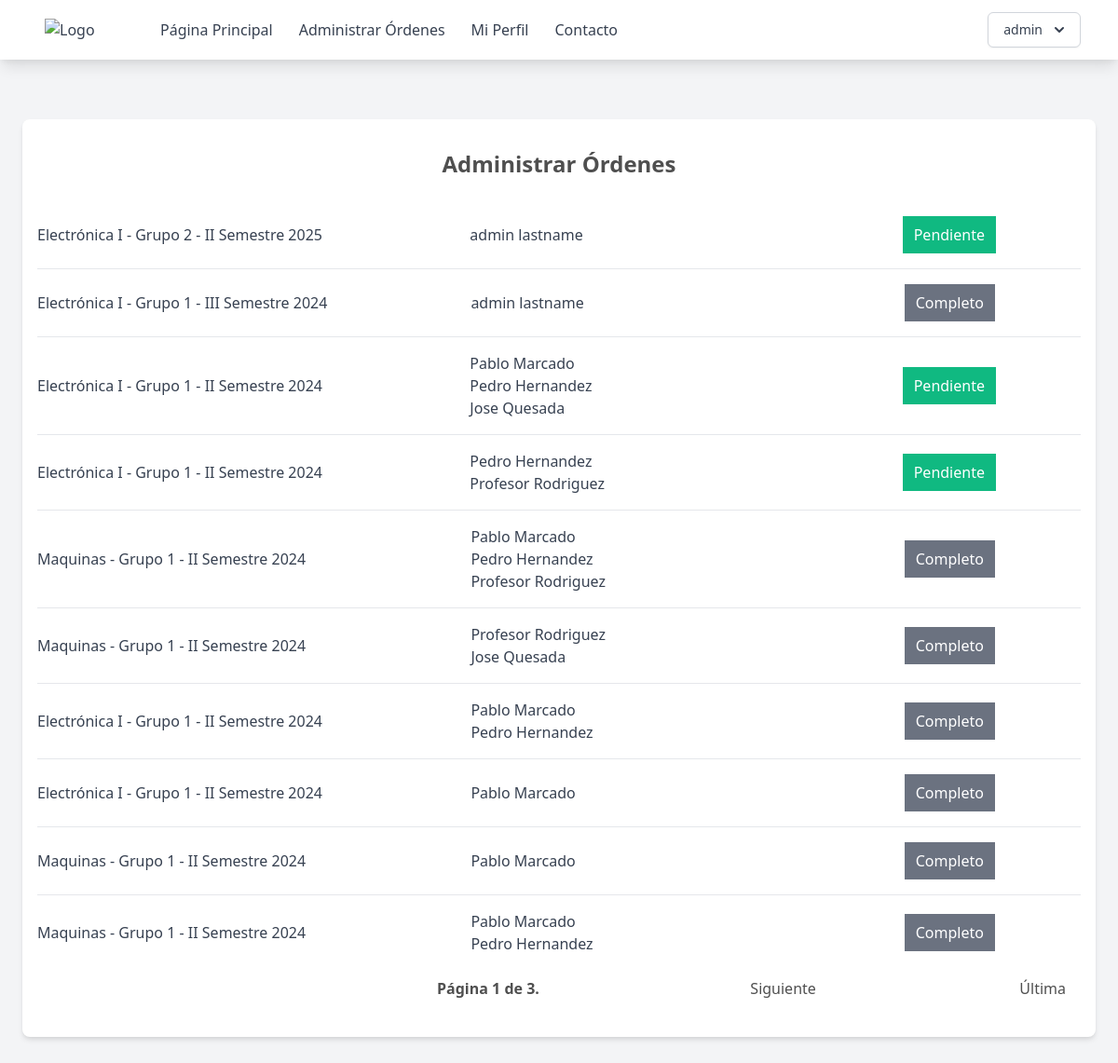
The app's page /administrar-ordenes (signed in), older data.
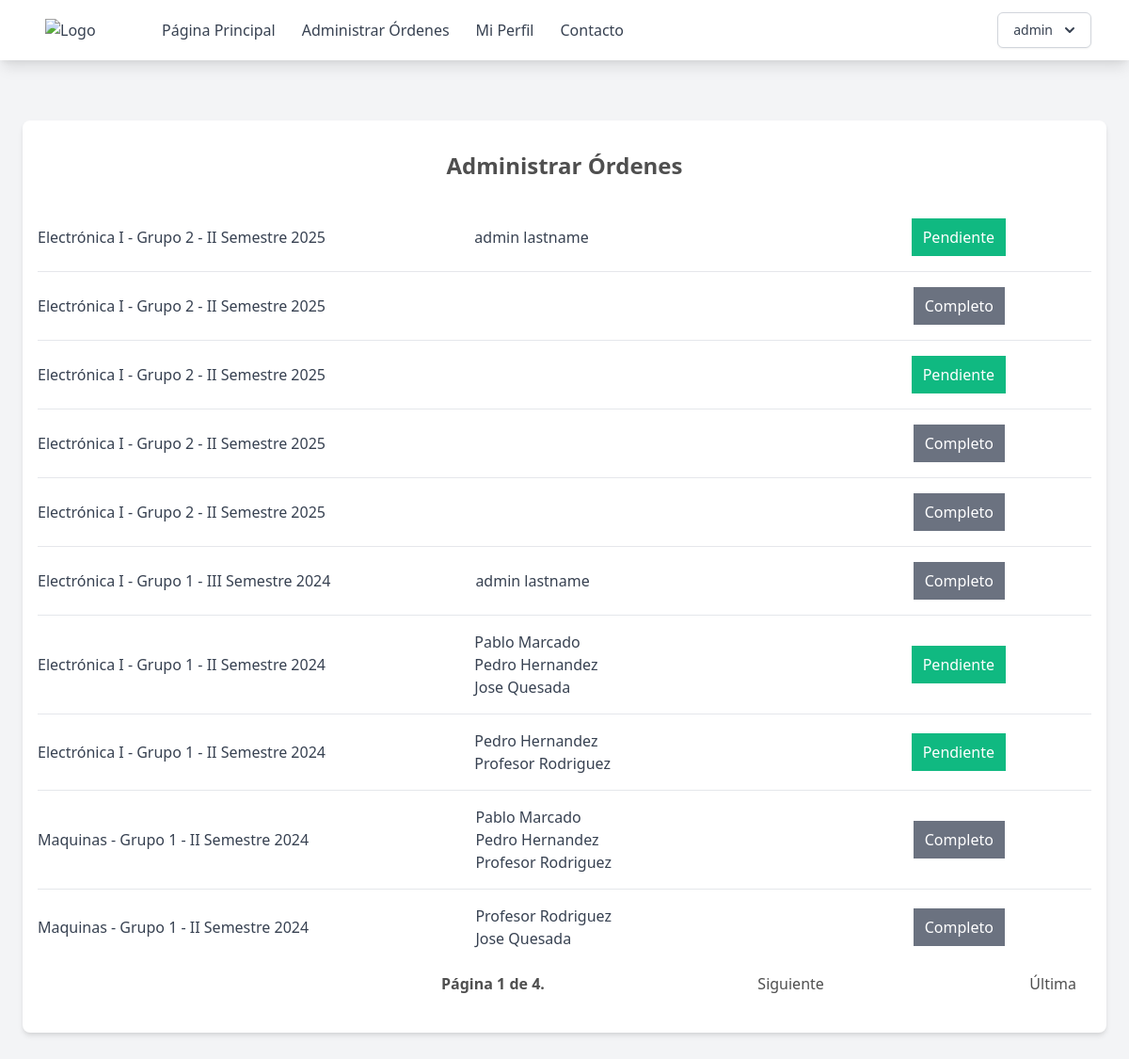
The same page, newer data.
### supply_room/models.py (models this page shows, shortened)
class Order(models.Model):
    group = models.ForeignKey(
        ClassGroups,
        related_name="order_group",
        on_delete=models.CASCADE,
        verbose_name="Grupo",
    )
    student = models.ManyToManyField(
        Users,
        related_name="Order_student",
        through=Users.orders.through,
        blank=True,
        verbose_name="Estudiantes",
    )
    @property
    def needs_attention(self):
        order_items = ItemOrder.objects.filter(order=self)
        if any([item.status == "Solicitado" for item in order_items]):
            return "pendiente"
        if any([item.status == "Prestado" for item in order_items]):
            return "prestado"
        return "completado"

class ClassGroups(models.Model):
    number = models.PositiveIntegerField(verbose_name="Numero de Curso:")
    year = models.PositiveIntegerField(verbose_name="Año", default=2024)
    term = models.CharField(
        max_length=3, choices=TERM_CHOICES, default="I", verbose_name="Semestre"
    )
    professor = models.ForeignKey(
        Users,
        related_name="group_professor",
        on_delete=models.PROTECT,
        verbose_name="Profesor",
    )
    class_id = models.ForeignKey(Class, on_delete=models.PROTECT, verbose_name="Clase")
    student = models.ManyToManyField(
        Users,
        related_name="group_student",
        through=Users.groups.through,
        blank=True,
        verbose_name="Estudiantes",
    )
    @property
    def semester(self):
        return f"{self.term} Semestre {str(self.year)}"

class Class(models.Model):
    name = models.CharField(max_length=200)
    code = models.CharField(max_length=200)

class Users(AbstractUser):
    name = models.CharField(max_length=200)
    email = models.EmailField(unique=True)
    role = models.CharField(max_length=200, choices=ROLE_CHOICES, default="student")
    student_id = models.CharField(max_length=200, null=True, blank=True)
    username = models.CharField(max_length=50, null=True)
    groups = models.ManyToManyField(
        "ClassGroups", related_name="group_student", blank=True
    )
    orders = models.ManyToManyField("Order", related_name="order_student", blank=True)
    objects = CustomUserManager()
    USERNAME_FIELD = "email"
    REQUIRED_FIELDS = ["name", "role"]

### supply_room/views.py (the view)
class AdminOrderList(AdminRoleCheck, ListView):
    model = Order
    paginate_by = 10
    def get_queryset(self, *args, **kwargs):
        qs = super(AdminOrderList, self).get_queryset(*args, **kwargs)
        qs = qs.order_by("-group__year", "-group__term")
        return qs

### supply_room/utils.py (called while the page is built)
    def test_func(self):
        return self.request.user.role == "admin"

### templates/page/administrar-ordenes.html (shortened to what this page needs)
{% extends "base.html" %} {% block content %}
<div class="max-w-6xl mx-auto px-4 py-8 bg-white rounded-lg shadow-md mt-16">
    <h2 class="text-2xl font-bold mb-6 text-center">Administrar Órdenes</h2>
    <ul class="divide-y divide-gray-200">
        {% for object in object_list %}
        <li class="py-4">
            <a href="{% url 'admin-orden' object.pk %}" class="flex justify-between items-center  ">
                <div  class="text-gray-700 w-1/3">{{ object.group.class_id.name }} - Grupo {{ object.group.number }} - {{ object.group.semester }} </div>
                <ul class=" w-1/3">
                    {% for member in object.student.all %}
                    <li  class="text-gray-700">{{ member.name }}</li>
                    {% endfor %}
                </ul>
                {% if object.needs_attention|slugify == 'pendiente' %}
                    <div class="py-2 px-3 bg-green-500 text-white">Pendiente</div>
                {% endif %}
                {% if object.needs_attention|slugify == 'completado' %}
                    <div class="py-2 px-3 bg-gray-500 text-white">Completo</div>
                {% endif %}
            </a>
        </li>
        {% empty %}
        <li class="py-4 text-center text-gray-500">No objects yet.</li>
        {% endfor %}
    </ul>
    <div class="pagination ">
    <div class="step-links flex w-full justify-between items-center p-2">
        <span class="current font-bold mx-4">
            Página {{ page_obj.number }} de {{ page_obj.paginator.num_pages }}.
        </span>
        {% if page_obj.has_next %}
        <a href="?page={{ page_obj.next_page_number }}" class="mx-2">Siguiente</a>
        <a href="?page={{ page_obj.paginator.num_pages }}" class="mx-2">Última</a>
        {% else %}
        <div></div>
        <div></div>
        {% endif %}
    </div>
</div>
</div>
{% endblock %}

### templates/base.html (shortened to what this page needs)
{% load static %}
<!DOCTYPE html>
<html lang="en">
  <head>
    <link href="{% static 'output.css' %}" rel="stylesheet" />
    <link href="https://cdn.jsdelivr.net/npm/tailwindcss@2.2.19/dist/tailwind.min.css" rel="stylesheet">
  </head>
  <body class="bg-gray-100 h-full min-h-screen">
    <nav class="bg-white shadow-lg">
      <div class="max-w-6xl mx-auto px-4">
        <div class="flex justify-between">
          <div class="flex space-x-4">
            <div>
              <a href="{% url 'home' %}" class="flex items-center py-5 px-2 text-gray-700">
                <img src="https://eie.ucr.ac.cr/static/img/logos/EIE_v.png" alt="Logo" class="w-20 mr-2">
              </a>
            </div>
            <div class="hidden md:flex items-center space-x-1">
              <a href="{% url 'home' %}" class="py-5 px-3 text-gray-700 hover:text-gray-900">Página Principal</a>
              {% if user.role == 'admin' %}
              <a href="{% url 'administrar-ordenes' %}" class="py-5 px-3 text-gray-700 hover:text-gray-900">Administrar Órdenes</a>
              {% endif %}
              <a href="{% url 'perfil' %}" class="py-5 px-3 text-gray-700 hover:text-gray-900">Mi Perfil</a>
              <a href="#" class="py-5 px-3 text-gray-700 hover:text-gray-900">Contacto</a>
            </div>
          </div>
          {% if user.is_authenticated %}
          <div class="hidden md:flex items-center space-x-1">
            <div class="relative inline-block text-left">
              <div>
                <button type="button" class="inline-flex justify-center w-full rounded-md border border-gray-300 shadow-sm px-4 py-2 bg-white text-sm font-medium text-gray-700 hover:bg-gray-50 focus:outline-none" id="menu-button" aria-expanded="true" aria-haspopup="true">
                  {{ user.username }}
                  <svg class="-mr-1 ml-2 h-5 w-5" xmlns="http://www.w3.org/2000/svg" viewBox="0 0 20 20" fill="currentColor" aria-hidden="true">
                    <path fill-rule="evenodd" d="M5.293 7.293a1 1 0 011.414 0L10 10.586l3.293-3.293a1 1 0 111.414 1.414l-4 4a1 1 0 01-1.414 0l-4-4a1 1 0 010-1.414z" clip-rule="evenodd" />
                  </svg>
                </button>
              </div>
            </div>
          </div>
          {% endif %}
        </div>
      </div>
    </nav>
    {% if user.is_authenticated %}
    <div class="pb-12 ">{% block content %} {% endblock %}</div>
    {% else %}
    <p>You are not logged in</p>
    <a href="{% url 'login' %}">Log In</a>
    {% endif %}
  </body>
</html>

Row changes from the older to the newer data that the page shows:
no longer on this page (row unchanged): Order: group.class_id.name "Electrónica I", group.number "1", group.semester "II Semestre 2024", shows "Completo", Users (name "Pablo Marcado"), Users (name "Pedro Hernandez")
no longer on this page (row unchanged): Order: group.class_id.name "Electrónica I", group.number "1", group.semester "II Semestre 2024", shows "Completo", Users (name "Pablo Marcado")
no longer on this page (row unchanged): Order: group.class_id.name "Maquinas", group.number "1", group.semester "II Semestre 2024", shows "Completo", Users (name "Pablo Marcado")
no longer on this page (row unchanged): Order: group.class_id.name "Maquinas", group.number "1", group.semester "II Semestre 2024", shows "Completo", Users (name "Pablo Marcado"), Users (name "Pedro Hernandez")
added Order: group.class_id.name "Electrónica I", group.number "2", group.semester "II Semestre 2025", shows "Completo"
added Order: group.class_id.name "Electrónica I", group.number "2", group.semester "II Semestre 2025", shows "Pendiente"
added Order: group.class_id.name "Electrónica I", group.number "2", group.semester "II Semestre 2025", shows "Completo"
added Order: group.class_id.name "Electrónica I", group.number "2", group.semester "II Semestre 2025", shows "Completo"
Text that changed along with them:
{{ page_obj.paginator.num_pages }}: "3" → "4"
